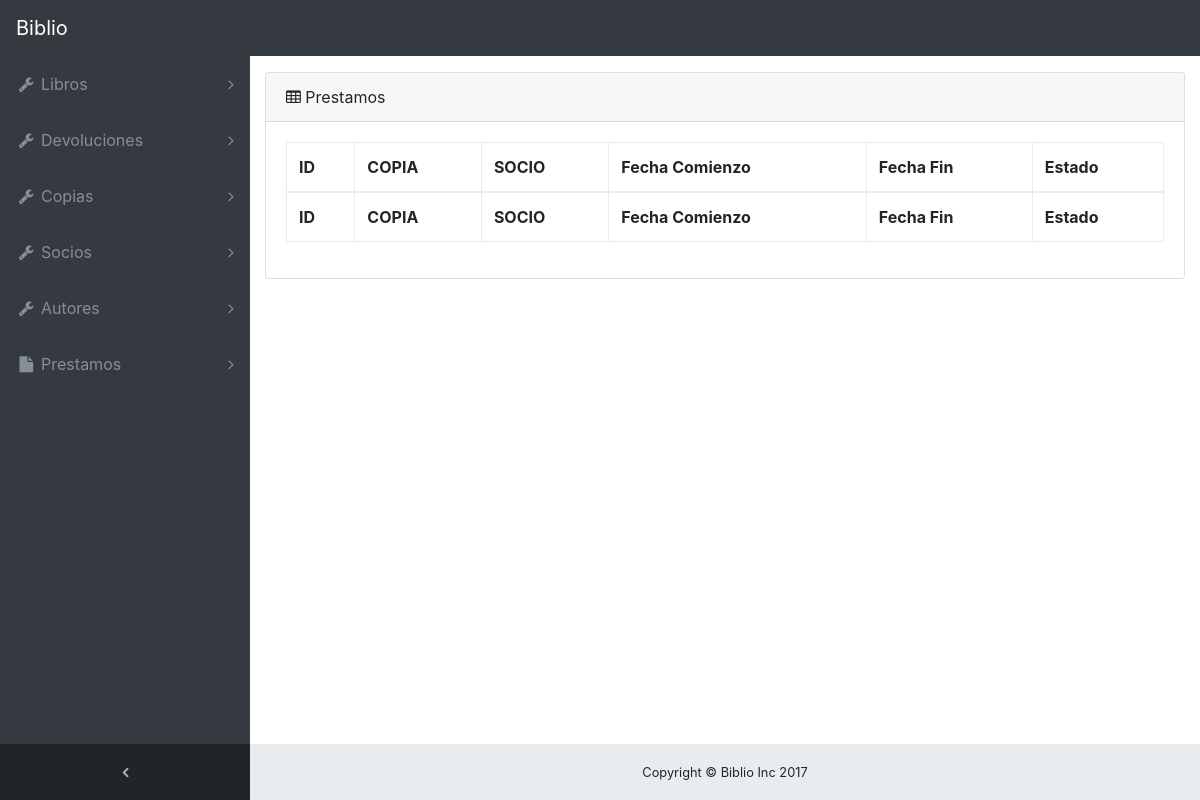
/biblio/prestamos/, run on an earlier commit of the app's database.
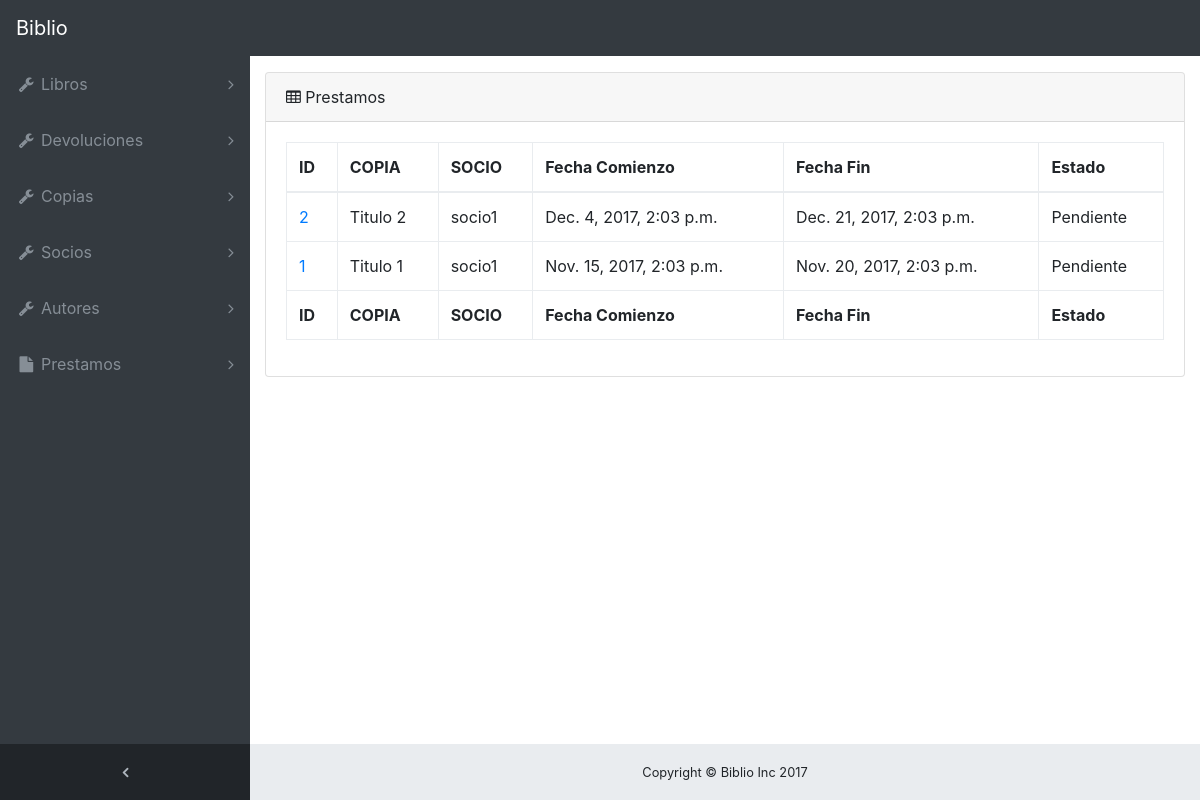
And on a later commit of the database.
### biblio/models.py (models this page shows, shortened)
class Prestamo(models.Model):
    copia = models.ForeignKey(Copia, on_delete=models.CASCADE)
    socio = models.ForeignKey(Socio, on_delete=models.CASCADE)
    fecha_comienzo = models.DateTimeField()
    fecha_fin = models.DateTimeField()
    estado = models.BooleanField(default=False)

class Copia(models.Model):
    inventario = models.IntegerField(default=0)
    ISBN = models.ForeignKey(Libro, on_delete=models.CASCADE)
    estado = models.BooleanField(default=False)
    def __str__(self):
        return str(self.ISBN)

class Libro(models.Model):
    ISBN = models.CharField(max_length=200)
    titulo = models.CharField(max_length=200)
    resumen = models.CharField(max_length=400, default='')
    fecha_de_ingreso = models.DateTimeField()
    def __str__(self):
        return "%s" % (self.titulo)

class Socio(models.Model):
    CI = models.CharField(max_length=200)
    nombre = models.CharField(max_length=200)
    correo = models.EmailField()
    fecha_nacimiento = models.DateTimeField()
    estado = models.BooleanField(default=False)
    def __str__(self):
        return (self.nombre)

### biblio/views.py (the view)
def prestamos(request):
    prestamos = Prestamo.objects.order_by('-id')
    context = {'prestamos': prestamos}
    return render(request, 'biblio/prestamos.html', context)

### biblio/templates/biblio/prestamos.html
{% extends "biblio/base_generic.html" %}
{% block content %}
 <div class="card mb-3">
        <div class="card-header">
          <i class="fa fa-table"></i> Prestamos</div>
        <div class="card-body">
          <div class="table-responsive">
            <table class="table table-bordered" id="dataTable" width="100%" cellspacing="0">
              <thead>
                <tr>
                 <th>ID</th>
                  <th>COPIA</th>
                  <th>SOCIO</th>
                  <th>Fecha Comienzo</th>
                  <th>Fecha Fin</th>
                  <th>Estado</th>
                </tr>
              </thead>
              <tfoot>
                <tr>
                 <th>ID</th>
                  <th>COPIA</th>
                  <th>SOCIO</th>
                  <th>Fecha Comienzo</th>
                  <th>Fecha Fin</th>
                  <th>Estado</th>
                </tr>
              </tfoot>
              <tbody>
              {% for prestamo in prestamos %}
                <tr>
                  <td><a href="/biblio/prestamo/{{ prestamo.id }}/">{{ prestamo.id }}</td>
                  <td>{{ prestamo.copia }}</td>
                  <td>{{ prestamo.socio }}</td>
                  <td>{{ prestamo.fecha_comienzo }}</td>
                  <td>{{ prestamo.fecha_fin }}</td>
                  <td>{{ prestamo.estado|yesno:"Terminado,Pendiente" }}</td>
                {% endfor %}
                </tr>
              </tbody>
            </table>
          </div>
        </div>
{% endblock %}

What changed in the data, as far as the page shows it:
added Prestamo: id "2", copia "Titulo 2", socio "socio1", fecha_comienzo "Dec. 4, 2017, 2:03 p.m.", fecha_fin "Dec. 21, 2017, 2:03 p.m.", estado "Pendiente"
added Prestamo: id "1", copia "Titulo 1", socio "socio1", fecha_comienzo "Nov. 15, 2017, 2:03 p.m.", fecha_fin "Nov. 20, 2017, 2:03 p.m.", estado "Pendiente"
